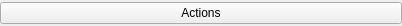
<?xml version="1.0" encoding="UTF-8"?>
<ui version="4.0">
 <class>cActions</class>
 <widget class="QWidget" name="cActions">
  <property name="geometry">
   <rect>
    <x>0</x>
    <y>0</y>
    <width>402</width>
    <height>26</height>
   </rect>
  </property>
  <property name="windowTitle">
   <string>Form</string>
  </property>
  <layout class="QGridLayout" name="gridLayout">
   <property name="leftMargin">
    <number>0</number>
   </property>
   <property name="topMargin">
    <number>0</number>
   </property>
   <property name="rightMargin">
    <number>0</number>
   </property>
   <property name="bottomMargin">
    <number>0</number>
   </property>
   <item row="0" column="0">
    <layout class="QHBoxLayout" name="layActions">
     <item>
      <widget class="QPushButton" name="btnActions">
       <property name="text">
        <string>Actions</string>
       </property>
      </widget>
     </item>
    </layout>
   </item>
  </layout>
 </widget>
 <resources/>
 <connections/>
</ui>
